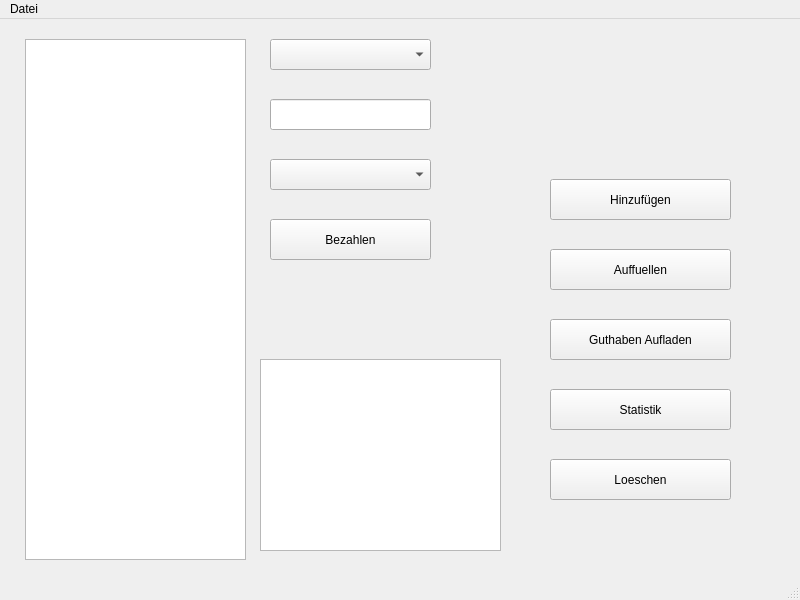
<?xml version="1.0" encoding="UTF-8"?>
<ui version="4.0">
 <class>MainWindow</class>
 <widget class="QMainWindow" name="MainWindow">
  <property name="geometry">
   <rect>
    <x>0</x>
    <y>0</y>
    <width>800</width>
    <height>600</height>
   </rect>
  </property>
  <property name="windowTitle">
   <string>Kaffeekasse</string>
  </property>
  <widget class="QWidget" name="centralwidget">
   <widget class="QListView" name="listNames">
    <property name="geometry">
     <rect>
      <x>25</x>
      <y>20</y>
      <width>221</width>
      <height>521</height>
     </rect>
    </property>
   </widget>
   <widget class="QPushButton" name="pushButton">
    <property name="geometry">
     <rect>
      <x>550</x>
      <y>160</y>
      <width>181</width>
      <height>41</height>
     </rect>
    </property>
    <property name="text">
     <string>Hinzufügen</string>
    </property>
   </widget>
   <widget class="QPushButton" name="pushButton_2">
    <property name="geometry">
     <rect>
      <x>270</x>
      <y>200</y>
      <width>161</width>
      <height>41</height>
     </rect>
    </property>
    <property name="text">
     <string>Bezahlen</string>
    </property>
   </widget>
   <widget class="QPushButton" name="pushButton_3">
    <property name="geometry">
     <rect>
      <x>550</x>
      <y>440</y>
      <width>181</width>
      <height>41</height>
     </rect>
    </property>
    <property name="text">
     <string>Loeschen</string>
    </property>
   </widget>
   <widget class="QPushButton" name="pushButton_4">
    <property name="geometry">
     <rect>
      <x>550</x>
      <y>370</y>
      <width>181</width>
      <height>41</height>
     </rect>
    </property>
    <property name="text">
     <string>Statistik</string>
    </property>
   </widget>
   <widget class="QPushButton" name="pushButton_5">
    <property name="geometry">
     <rect>
      <x>550</x>
      <y>230</y>
      <width>181</width>
      <height>41</height>
     </rect>
    </property>
    <property name="text">
     <string>Auffuellen</string>
    </property>
   </widget>
   <widget class="QLineEdit" name="lineEdit">
    <property name="geometry">
     <rect>
      <x>270</x>
      <y>80</y>
      <width>161</width>
      <height>31</height>
     </rect>
    </property>
   </widget>
   <widget class="QComboBox" name="comboBox">
    <property name="geometry">
     <rect>
      <x>270</x>
      <y>20</y>
      <width>161</width>
      <height>31</height>
     </rect>
    </property>
   </widget>
   <widget class="QComboBox" name="comboBox_2">
    <property name="geometry">
     <rect>
      <x>270</x>
      <y>140</y>
      <width>161</width>
      <height>31</height>
     </rect>
    </property>
   </widget>
   <widget class="QPushButton" name="pushButton_6">
    <property name="geometry">
     <rect>
      <x>550</x>
      <y>300</y>
      <width>181</width>
      <height>41</height>
     </rect>
    </property>
    <property name="text">
     <string>Guthaben Aufladen</string>
    </property>
   </widget>
   <widget class="QTableView" name="tableBestand">
    <property name="geometry">
     <rect>
      <x>260</x>
      <y>340</y>
      <width>241</width>
      <height>192</height>
     </rect>
    </property>
   </widget>
  </widget>
  <widget class="QMenuBar" name="menubar">
   <property name="geometry">
    <rect>
     <x>0</x>
     <y>0</y>
     <width>800</width>
     <height>26</height>
    </rect>
   </property>
   <widget class="QMenu" name="menuDatei">
    <property name="title">
     <string>Datei</string>
    </property>
    <addaction name="actionSpeichern"/>
    <addaction name="actionLaden"/>
   </widget>
   <addaction name="menuDatei"/>
  </widget>
  <widget class="QStatusBar" name="statusbar"/>
  <action name="actionSpeichern">
   <property name="text">
    <string>Speichern</string>
   </property>
  </action>
  <action name="actionLaden">
   <property name="text">
    <string>Laden</string>
   </property>
  </action>
  <action name="actionTest3">
   <property name="text">
    <string>Test3</string>
   </property>
  </action>
 </widget>
 <resources/>
 <connections/>
</ui>
